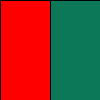
Frame 1 (no input)
Frame 60 (the mouse pressed at the canvas centre just before this capture): identical to frame 1, image omitted
Frame 120 (the mouse held since frame 60 and released just before this capture): identical to frame 1, image omitted

The Processing sketch that drew this single still picture (run headless with seeded random() and noise(); from frame 60 on, the mouse is pressed at the canvas centre):

// Processing sketch: exercicio-01
// ── exercicio-01.pde
RodaDeCores esquerda, direita;

void setup(){
  esquerda = new RodaDeCores(color(255, 0, 0), color(0, 255, 0), color(0, 0, 255));
  direita = new RodaDeCores(color(12, 120, 87), color(180, 255, 0), color(60, 100, 255));
}

void draw(){
  fill(esquerda.corAtual());
  rect(0, 0, width / 2, height);
  
  fill(direita.corAtual());
  rect(width / 2, 0, width, height);
}

void mouseClicked(){
  if (mouseX < width / 2)
    esquerda.mudaProximaCor();
  else
    direita.mudaProximaCor();
}

// ── RodaDeCores.pde
class RodaDeCores{
  private color[] cores = new color[3];
  private int indiceCorAtual = 0;
  
  RodaDeCores(color c1, color c2, color c3){
    this.cores[0] = c1;
    this.cores[1] = c2;
    this.cores[2] = c3;
  }
  
  public void mudaProximaCor(){
    this.indiceCorAtual = (this.indiceCorAtual + 1) % 3;
  }
  
  public color corAtual(){
    return cores[this.indiceCorAtual];
  } 
}
